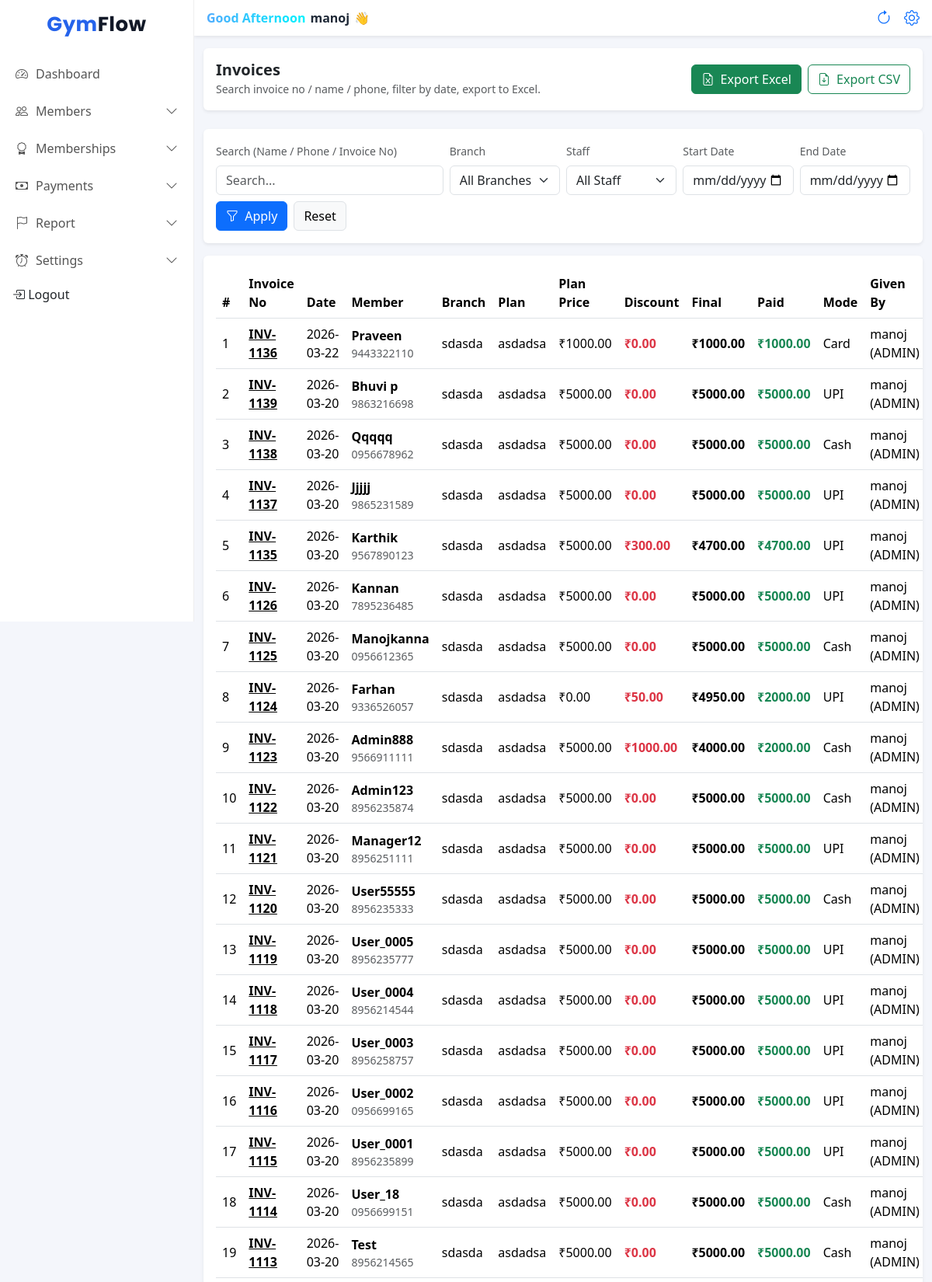
The page /invoices/ (signed in, upper part) on the database its author committed.
### accounts/models.py (models this page shows, shortened)
class User(AbstractUser):
    ROLE_CHOICES = (
        ('ADMIN', 'Owner'),
        ('TRAINER', 'Trainer'),
    )
    gym = models.ForeignKey(Gym, on_delete=models.CASCADE, null=True, blank=True)
    role = models.CharField(max_length=10, choices=ROLE_CHOICES, default='TRAINER')
    phone = models.CharField(max_length=15, blank=True, null=True)
    branch = models.ForeignKey(Branch, on_delete=models.SET_NULL, null=True, blank=True)

### frontend/models.py (models this page shows, shortened)
class Payment(models.Model):
    PAYMENT_MODE = (
        ('cash', 'Cash'),
        ('upi', 'UPI'),
    )
    gym = models.ForeignKey(Gym, on_delete=models.CASCADE, related_name="payments")
    member = models.ForeignKey(Member, on_delete=models.CASCADE, related_name='payments')
    plan = models.ForeignKey(MembershipPlan, on_delete=models.SET_NULL, null=True, blank=True)
    invoice_no = models.CharField(max_length=50, blank=True, null=True)
    amount = models.DecimalField(max_digits=8, decimal_places=2)
    payment_mode = models.CharField(max_length=10, choices=PAYMENT_MODE)
    payment_date = models.DateField(default=timezone.localdate)
    coverage_start = models.DateField(null=True, blank=True)
    coverage_end = models.DateField(null=True, blank=True)
    plan_price = models.DecimalField(max_digits=10, decimal_places=2, default=0)
    discount_amount = models.DecimalField(max_digits=10, decimal_places=2, default=0)
    final_amount = models.DecimalField(max_digits=10, decimal_places=2, default=0)
    discount_reason = models.CharField(max_length=120, blank=True, null=True)
    referral_name = models.CharField(max_length=120, blank=True, null=True)
    created_by = models.ForeignKey(
    settings.AUTH_USER_MODEL,
    null=True,
    blank=True,
    on_delete=models.SET_NULL,
    related_name="payments_created"
)

class Member(models.Model):
    STATUS_CHOICES = (
        ('active', 'Active'),
        ('expiring', 'Expiring Soon'),
        ('expired', 'Expired'),
    )
    is_deleted = models.BooleanField(default=False)
    admission_number = models.CharField(max_length=10,  blank=True, null=True)
    DOB=models.DateField(null=True,blank=True)
    gym = models.ForeignKey(Gym, on_delete=models.CASCADE, related_name="members")
    branch = models.ForeignKey(Branch, on_delete=models.CASCADE, related_name="members")
    name = models.CharField(max_length=100)
    phone = models.CharField(max_length=15)
    join_date = models.DateField(default=date.today)
    photo = models.ImageField(upload_to="members/", blank=True, null=True)
    plan = models.ForeignKey(MembershipPlan, on_delete=models.SET_NULL, null=True, blank=True)
    start_date = models.DateField(null=True)
    expiry_date = models.DateField()
    security_deposit = models.DecimalField(max_digits=10, decimal_places=2, default=0)
    status = models.CharField(max_length=10, choices=STATUS_CHOICES, default='active')
    created_at = models.DateTimeField(auto_now_add=True)
    class Meta:
        unique_together = ("gym", "admission_number")

class Branch(models.Model):
    gym = models.ForeignKey(Gym, on_delete=models.CASCADE, related_name="branches")
    name = models.CharField(max_length=100)
    address = models.TextField(blank=True)
    phone = models.CharField(max_length=15, blank=True)
    created_at = models.DateTimeField(auto_now_add=True)
    class Meta:
        unique_together = ('gym', 'name')  # same gym can't have 2 branches with same name

class MembershipPlan(models.Model):
    branch = models.ForeignKey(Branch, on_delete=models.CASCADE, related_name="plans")
    name = models.CharField(max_length=50)  # Monthly / Quarterly
    duration_days = models.PositiveIntegerField()
    start_date = models.DateField(null=True)
    end_date = models.DateField(null=True)
    price = models.DecimalField(max_digits=8, decimal_places=2)
    is_active = models.BooleanField(default=True)
    created_at = models.DateTimeField(auto_now_add=True)
    class Meta:
        unique_together = ('branch', 'name')  # same branch can't have same plan name twice

### frontend/views.py (the view)
# urls.py: path("invoices/", invoices_page, name="invoices_page"),
@login_required
def invoices_page(request):
    base_qs = Payment.objects.exclude(invoice_no__isnull=True).exclude(invoice_no__exact="")
    qs, filters = _invoice_filters_qs(request, base_qs)
    qs = qs.order_by("-payment_date", "-id")
    branches = Branch.objects.filter(gym=request.user.gym).order_by("name")
    staff = User.objects.filter(gym=request.user.gym).order_by("role", "first_name", "username")
    context = {
        "rows": qs[:1000],  # safety limit
        "branches": branches,
        "staff": staff,
        "filters": filters,
    }
    return render(request, "invoices.html", context)

### frontend/templates/invoices.html (shortened to what this page needs)
{% extends 'base.html' %}
{% load static %}
{% block content %}
<div class="container-fluid mt-3">
  <div class="card shadow-sm border-0 mb-4">
    <div class="card-body">
      <div class="d-flex justify-content-between align-items-center">
        <div>
          <h5 class="mb-0 fw-semibold">Invoices</h5>
          <small class="text-muted">
            Search invoice no / name / phone, filter by date, export to Excel.
          </small>
        </div>
        <div class="d-flex gap-2">
          <button type="button" class="btn btn-success" id="btnExportExcel">
            <i class="bi bi-file-earmark-excel me-1"></i> Export Excel
          </button>
          <button type="button" class="btn btn-outline-success" id="btnExportCSV">
            <i class="bi bi-file-earmark-arrow-down me-1"></i> Export CSV
          </button>
        </div>
      </div>
    </div>
  </div>
  <form method="get" class="card shadow-sm border-0 mb-3">
    <div class="card-body">
      <div class="row g-2 align-items-end">
        <div class="col-12 col-md-4">
          <label class="form-label small text-muted">Search (Name / Phone / Invoice No)</label>
          <input type="text" name="q" class="form-control"
                 value="{{ filters.q }}" placeholder="Search...">
        </div>
        <div class="col-12 col-md-2">
          <label class="form-label small text-muted">Branch</label>
          <select name="branch" class="form-select">
            <option value="">All Branches</option>
          </select>
        </div>
        <div class="col-12 col-md-2">
          <label class="form-label small text-muted">Staff</label>
          <select name="created_by" class="form-select">
            <option value="">All Staff</option>
          </select>
        </div>
        <div class="col-6 col-md-2">
          <label class="form-label small text-muted">Start Date</label>
          <input type="date" name="start" class="form-control" value="{{ filters.start }}">
        </div>
        <div class="col-6 col-md-2">
          <label class="form-label small text-muted">End Date</label>
          <input type="date" name="end" class="form-control" value="{{ filters.end }}">
        </div>
        <div class="col-12 d-flex gap-2 mt-2">
          <button class="btn btn-primary" type="submit">
            <i class="bi bi-funnel me-1"></i> Apply
          </button>
          <a class="btn btn-light border" href="{% url 'invoices_page' %}">
            Reset
          </a>
        </div>
      </div>
    </div>
  </form>
  <div class="card shadow-sm border-0 d-none d-md-block">
    <div class="card-body table-responsive">
      <table class="table table-hover align-middle" id="invoiceTable">
        <thead>
          <tr>
            <th>#</th>
            <th>Invoice No</th>
            <th>Date</th>
            <th>Member</th>
            <th>Branch</th>
            <th>Plan</th>
            <th>Plan Price</th>
            <th>Discount</th>
            <th>Final</th>
            <th>Paid</th>
            <th>Mode</th>
            <th>Given By</th>
          </tr>
        </thead>
        <tbody>
          {% for r in rows %}
          <tr>
            <td>{{ forloop.counter }}</td>
            <td class="fw-semibold"> <a href="{% url 'generate_invoice_pdf' r.invoice_no %}" target="_blank" style="color:black;">{{ r.invoice_no }}</a></td>
            <td>{{ r.payment_date|date:"Y-m-d" }}</td>
            <td>
              <div class="fw-semibold">{{ r.member.name }}</div>
              <div class="text-muted small">{{ r.member.phone }}</div>
            </td>
            <td>{{ r.member.branch.name }}</td>
            <td>{{ r.plan.name }}</td>
            <td>₹{{ r.plan_price }}</td>
            <td class="text-danger fw-semibold">
              ₹{{ r.discount_amount }}
            </td>
            <td class="fw-semibold">
              ₹{{ r.final_amount }}
            </td>
            <td class="text-success fw-semibold">
              ₹{{ r.amount }}
            </td>
            <td>{{ r.get_payment_mode_display }}</td>
            <td>
              {% if r.created_by %}
                {{ r.created_by.first_name|default:r.created_by.username }} ({{ r.created_by.role }})
              {% else %}
                -
              {% endif %}
            </td>
          </tr>
          {% empty %}
          <tr>
            <td colspan="13" class="text-center text-muted py-4">
              No invoices found
            </td>
          </tr>
          {% endfor %}
        </tbody>
      </table>
    </div>
  </div>
</div>
{% endblock %}

### frontend/templates/base.html (shortened to what this page needs)
{% load static %}
<!DOCTYPE html>
<html lang="en">
<head>
    <link href="https://cdn.jsdelivr.net/npm/bootstrap@5.3.3/dist/css/bootstrap.min.css" rel="stylesheet">
    <link href="https://cdn.jsdelivr.net/npm/bootstrap-icons/font/bootstrap-icons.css" rel="stylesheet">
    <link rel="stylesheet" href="{% static 'css/dashboard.css' %}">
</head>
<body>
    <div class="sidebar" id="sidebar">
        <h4 class="brand-logo text-center py-3">
            Gym<span>Flow</span>
        </h4>
        <a class="" href="{% url 'dashboard' %}">
            <i class="bi bi-speedometer2"></i> Dashboard
        </a>
        <a href="javascript:void(0)" class="menu-toggle">
            <i class="bi bi-people"></i> Members
            <i class="bi bi-chevron-down ms-auto"></i>
        </a>
        <a href="javascript:void(0)" class="menu-toggle">
            <i class="bi bi-award"></i> Memberships
            <i class="bi bi-chevron-down ms-auto"></i>
        </a>
        <a href="javascript:void(0)" class="menu-toggle">
            <i class="bi bi-cash"></i> Payments
            <i class="bi bi-chevron-down ms-auto"></i>
        </a>
        <a href="javascript:void(0)" class="menu-toggle">
            <i class="bi bi-flag"></i> Report
            <i class="bi bi-chevron-down ms-auto"></i>
        </a>
        {% if request.user.role == "ADMIN" %}
        <a href="javascript:void(0)" class="menu-toggle">
            <i class="bi bi-alarm"></i> Settings
            <i class="bi bi-chevron-down ms-auto"></i>
        </a>
        {% endif %}
        <form method="post" action="{% url 'logout' %}" class="d-inline">
            <button type="submit" class="dropdown-item px-3 mt-2">
                <i class="bi bi-box-arrow-in-right"></i> Logout
            </button>
        </form>
    </div>
    <div class="content">
        <nav class="navbar bg-white shadow-sm px-3">
            <div class="d-flex align-items-center gap-2">
                <div class="welcome-text">
                    <span class="greeting">Welcome Back</span>
                    <span class="username">{{ request.user.username }}</span>
                    <span class="wave">👋</span>
                </div>
            </div>
            <div class="d-flex align-items-center">
                <a href="" class="px-3 fs-5" hreflang="Page Refresh"><i class="bi bi-arrow-clockwise"></i></a>
                <a href="{% url 'gym_profile' %}" class="fs-5" hreflang="Profile Setting"><i class="bi bi-gear"></i></a>
            </div>
        </nav>
        {% block content %}
        {% endblock %}
</body>
</html>

### frontend/static/css/dashboard.css (style rules this page uses)
body { background-color: #f5f7fb; overflow-x: hidden; }
.sidebar { width: 250px; min-height: 100vh; background: #ffffff; border-right: 1px solid #eee; position: fixed; top: 0; left: 0; transform: translateX(-100%); transition: transform 0.3s ease; z-index: 1050; }
.sidebar h4 { font-weight: 700; }
.sidebar a { color: #555; text-decoration: none; padding: 12px 20px; display: flex; align-items: center; font-weight: 500; gap: 10px; }
.content { margin-left: 0; transition: margin-left 0.3s ease; width: 100%; }
@media (min-width: 992px) { .sidebar { transform: translateX(0); } }
@media (min-width: 992px) { .content { margin-left: 250px; width: calc(100% - 250px); } }
.menu-toggle { cursor: pointer; }
.menu-toggle i.bi-chevron-down { transition: transform 0.3s; }
.table { margin-bottom: 0; }

### frontend/templates/base.html (style rules this page uses)
.brand-logo { font-family: 'Poppins', sans-serif; font-weight: 700; font-size: 26px; letter-spacing: 0.5px; color: #2563eb; }
.brand-logo span { color: #111827; }
body { background: #f4f6fb; }
.welcome-text { display: flex; align-items: center; gap: 6px; font-weight: 600; }
.greeting { font-size: 16px; background: linear-gradient(90deg, #4facfe, #00f2fe); -webkit-background-clip: text; -webkit-text-fill-color: transparent; }
.username { font-size: 16px; color: #1f2937; }
.wave { display: inline-block; animation: waveAnim 1.8s infinite; transform-origin: 70% 70%; }

### rows shown on the page
User: user.username "manoj"
Payment: invoice_no "INV-1136", payment_date "2026-03-22", member.name "Praveen", member.phone "9443322110", member.branch.name "sdasda", plan.name "asdadsa", plan_price "1000.00", discount_amount "0.00", final_amount "1000.00", amount "1000.00", payment_mode "Card", created_by.first_name "manoj", created_by.role "ADMIN"
Payment: invoice_no "INV-1139", payment_date "2026-03-20", member.name "Bhuvi p", member.phone "9863216698", member.branch.name "sdasda", plan.name "asdadsa", plan_price "5000.00", discount_amount "0.00", final_amount "5000.00", amount "5000.00", payment_mode "UPI", created_by.first_name "manoj", created_by.role "ADMIN"
Payment: invoice_no "INV-1138", payment_date "2026-03-20", member.name "Qqqqq", member.phone "0956678962", member.branch.name "sdasda", plan.name "asdadsa", plan_price "5000.00", discount_amount "0.00", final_amount "5000.00", amount "5000.00", payment_mode "Cash", created_by.first_name "manoj", created_by.role "ADMIN"
Payment: invoice_no "INV-1137", payment_date "2026-03-20", member.name "Jjjjj", member.phone "9865231589", member.branch.name "sdasda", plan.name "asdadsa", plan_price "5000.00", discount_amount "0.00", final_amount "5000.00", amount "5000.00", payment_mode "UPI", created_by.first_name "manoj", created_by.role "ADMIN"
Payment: invoice_no "INV-1135", payment_date "2026-03-20", member.name "Karthik", member.phone "9567890123", member.branch.name "sdasda", plan.name "asdadsa", plan_price "5000.00", discount_amount "300.00", final_amount "4700.00", amount "4700.00", payment_mode "UPI", created_by.first_name "manoj", created_by.role "ADMIN"
Payment: invoice_no "INV-1126", payment_date "2026-03-20", member.name "Kannan", member.phone "7895236485", member.branch.name "sdasda", plan.name "asdadsa", plan_price "5000.00", discount_amount "0.00", final_amount "5000.00", amount "5000.00", payment_mode "UPI", created_by.first_name "manoj", created_by.role "ADMIN"
Payment: invoice_no "INV-1125", payment_date "2026-03-20", member.name "Manojkanna", member.phone "0956612365", member.branch.name "sdasda", plan.name "asdadsa", plan_price "5000.00", discount_amount "0.00", final_amount "5000.00", amount "5000.00", payment_mode "Cash", created_by.first_name "manoj", created_by.role "ADMIN"
Payment: invoice_no "INV-1124", payment_date "2026-03-20", member.name "Farhan", member.phone "9336526057", member.branch.name "sdasda", plan.name "asdadsa", plan_price "0.00", discount_amount "50.00", final_amount "4950.00", amount "2000.00", payment_mode "UPI", created_by.first_name "manoj", created_by.role "ADMIN"
Payment: invoice_no "INV-1123", payment_date "2026-03-20", member.name "Admin888", member.phone "9566911111", member.branch.name "sdasda", plan.name "asdadsa", plan_price "5000.00", discount_amount "1000.00", final_amount "4000.00", amount "2000.00", payment_mode "Cash", created_by.first_name "manoj", created_by.role "ADMIN"
Payment: invoice_no "INV-1122", payment_date "2026-03-20", member.name "Admin123", member.phone "8956235874", member.branch.name "sdasda", plan.name "asdadsa", plan_price "5000.00", discount_amount "0.00", final_amount "5000.00", amount "5000.00", payment_mode "Cash", created_by.first_name "manoj", created_by.role "ADMIN"
Payment: invoice_no "INV-1121", payment_date "2026-03-20", member.name "Manager12", member.phone "8956251111", member.branch.name "sdasda", plan.name "asdadsa", plan_price "5000.00", discount_amount "0.00", final_amount "5000.00", amount "5000.00", payment_mode "UPI", created_by.first_name "manoj", created_by.role "ADMIN"
Payment: invoice_no "INV-1120", payment_date "2026-03-20", member.name "User55555", member.phone "8956235333", member.branch.name "sdasda", plan.name "asdadsa", plan_price "5000.00", discount_amount "0.00", final_amount "5000.00", amount "5000.00", payment_mode "Cash", created_by.first_name "manoj", created_by.role "ADMIN"
Payment: invoice_no "INV-1119", payment_date "2026-03-20", member.name "User_0005", member.phone "8956235777", member.branch.name "sdasda", plan.name "asdadsa", plan_price "5000.00", discount_amount "0.00", final_amount "5000.00", amount "5000.00", payment_mode "UPI", created_by.first_name "manoj", created_by.role "ADMIN"
Payment: invoice_no "INV-1118", payment_date "2026-03-20", member.name "User_0004", member.phone "8956214544", member.branch.name "sdasda", plan.name "asdadsa", plan_price "5000.00", discount_amount "0.00", final_amount "5000.00", amount "5000.00", payment_mode "UPI", created_by.first_name "manoj", created_by.role "ADMIN"
Payment: invoice_no "INV-1117", payment_date "2026-03-20", member.name "User_0003", member.phone "8956258757", member.branch.name "sdasda", plan.name "asdadsa", plan_price "5000.00", discount_amount "0.00", final_amount "5000.00", amount "5000.00", payment_mode "UPI", created_by.first_name "manoj", created_by.role "ADMIN"
Payment: invoice_no "INV-1116", payment_date "2026-03-20", member.name "User_0002", member.phone "0956699165", member.branch.name "sdasda", plan.name "asdadsa", plan_price "5000.00", discount_amount "0.00", final_amount "5000.00", amount "5000.00", payment_mode "UPI", created_by.first_name "manoj", created_by.role "ADMIN"
Payment: invoice_no "INV-1115", payment_date "2026-03-20", member.name "User_0001", member.phone "8956235899", member.branch.name "sdasda", plan.name "asdadsa", plan_price "5000.00", discount_amount "0.00", final_amount "5000.00", amount "5000.00", payment_mode "UPI", created_by.first_name "manoj", created_by.role "ADMIN"
Payment: invoice_no "INV-1114", payment_date "2026-03-20", member.name "User_18", member.phone "0956699151", member.branch.name "sdasda", plan.name "asdadsa", plan_price "5000.00", discount_amount "0.00", final_amount "5000.00", amount "5000.00", payment_mode "Cash", created_by.first_name "manoj", created_by.role "ADMIN"
Payment: invoice_no "INV-1113", payment_date "2026-03-20", member.name "Test", member.phone "8956214565", member.branch.name "sdasda", plan.name "asdadsa", plan_price "5000.00", discount_amount "0.00", final_amount "5000.00", amount "5000.00", payment_mode "Cash", created_by.first_name "manoj", created_by.role "ADMIN"
